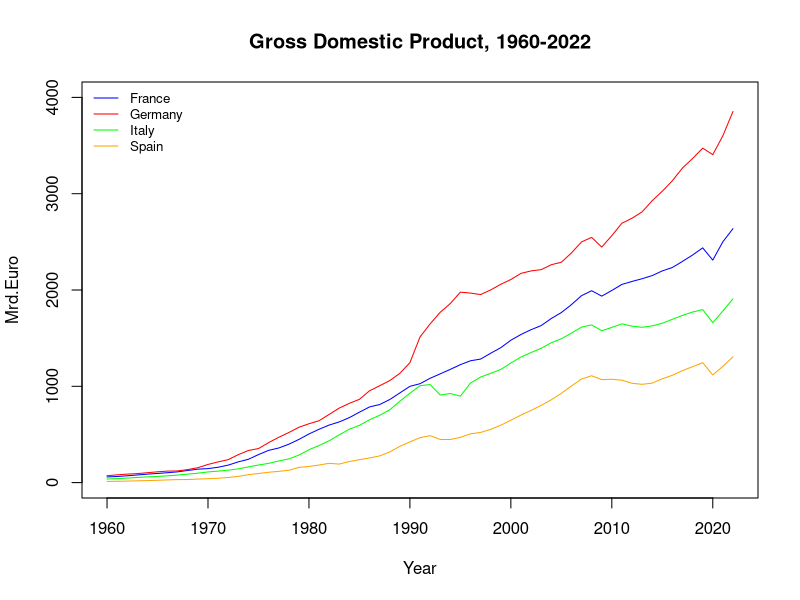
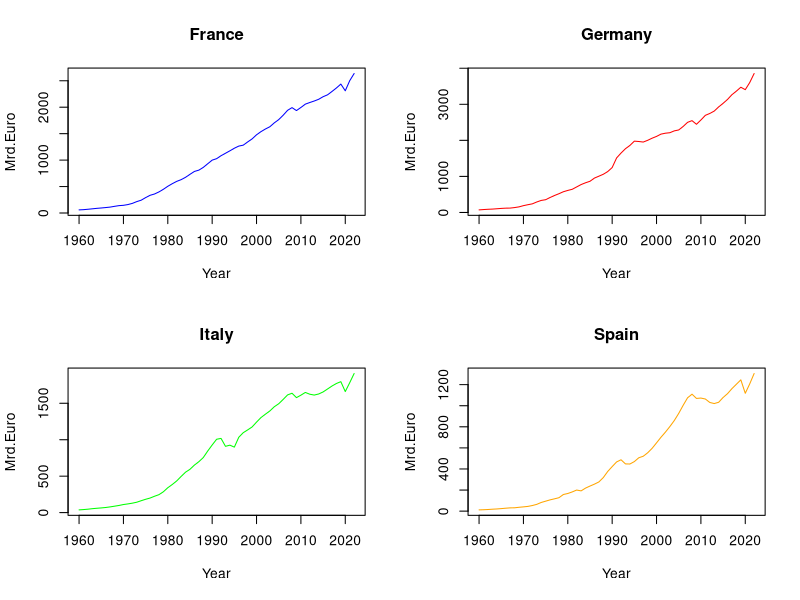

Reproduce these figures in R, in order.
library(readxl)
X2_Session_Data_gdp <- read_excel("R class/2. Session Data_gdp.xlsx", 
                                  sheet = "data", skip = 2)
View(X2_Session_Data_gdp)  
countries <- c("France","Germany", "Italy", "Spain")
cols <- c("blue","red","green","orange")

plot(NULL,
     xlim= c(1960, 2022),
     ylim=c(0,4000),
     main="Gross Domestic Product, 1960-2022",
     xlab="Year", 
     ylab="Mrd.Euro")
for(c in 1:length(countries)){
  lines(x=X2_Session_Data_gdp$year[X2_Session_Data_gdp$country==countries[c]],
        y=X2_Session_Data_gdp$value[X2_Session_Data_gdp$country==countries[c]],
        type="l",
        col= cols[c])
}
legend("topleft",
       legend=countries,
       col=cols,
       lty=1,
       lwd=1,
       bty="n",
       cex=0.8)



par(mfrow=c(2,2))
for(i in 1: length(countries)){
  plot(NULL, 
       xlim=c(1960,2022),
       ylim=c(min(X2_Session_Data_gdp$value[X2_Session_Data_gdp$country==countries[i]]),
              max(X2_Session_Data_gdp$value[X2_Session_Data_gdp$country== countries[i]])),
       main=countries[i],
       xlab="Year",
       ylab="Mrd.Euro")
  lines(x=X2_Session_Data_gdp$year[X2_Session_Data_gdp$country== countries[i]],
        y=X2_Session_Data_gdp$value[X2_Session_Data_gdp$country==countries[i]],
        type="l",
        col=cols[i])
  
}